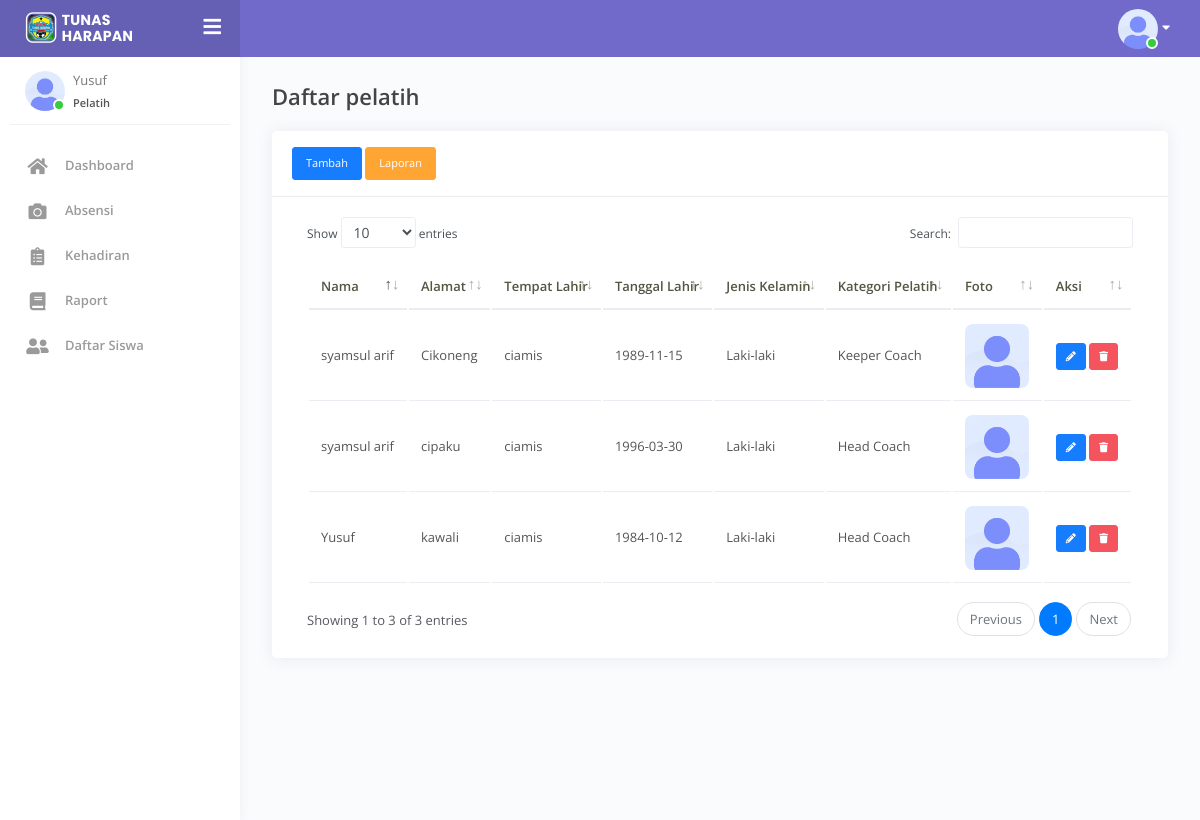
The page /pelatih.php (signed in) on the database its author committed.
### tables this page shows
CREATE TABLE `user` (
  `id` int(11) NOT NULL,
  `username` varchar(50) NOT NULL,
  `email` varchar(35) NOT NULL,
  `password` varchar(50) NOT NULL,
  `level` int(11) NOT NULL,
  `id_user` varchar(10) NOT NULL,
  `foto` varchar(50) NOT NULL DEFAULT 'avatar.png'
);

CREATE TABLE `pelatih` (
  `id` int(11) NOT NULL,
  `nama` varchar(50) NOT NULL,
  `alamat` varchar(50) NOT NULL,
  `tempat_lahir` varchar(30) NOT NULL,
  `tanggal_lahir` date NOT NULL,
  `jk` varchar(35) NOT NULL,
  `kategori` varchar(35) NOT NULL,
  `date_created` date NOT NULL,
  `foto` varchar(35) DEFAULT NULL,
  `id_user` varchar(11) NOT NULL
);

### pelatih.php (the view, shortened to what this page needs)
<!DOCTYPE html>
<html lang="en">
<head>
    <link rel="stylesheet" href="assets/css/bootstrap.min.css">
    <link rel="stylesheet" href="assets/css/azzara.min.css">
</head>
<body>
    <div class="wrapper">
        <?= include "layout/header.php"; ?>
        <?= include "layout/sidebar.php"; ?>
        <div class="main-panel">
            <div class="content">
                <div class="page-inner">
                    <div class="page-header">
                        <h4 class="page-title">Daftar pelatih</h4>
                    </div>
                    <div class="row">
                        <div class="col-md-12">
                            <div class="card">
                                <div class="card-header">
                                         <?php if ($_SESSION['level']!=4) {?>
                                     <a class="btn btn-primary btn-sm btn-flat" href="pelatih_tambah.php">Tambah</a>
                                     <?php }?>
                                     <a class="btn btn-warning btn-sm btn-flat" href="pelatih_laporan.php">Laporan</a>
                                    </div>
                                <div class="card-body">
                                    <div class="table-responsive">
                                        <table id="table" class="display table-inverse table table-hover">
                                            <thead calss="thead-inverse">
                                                <tr>
                                                    <th>Nama</th>
                                                    <th>Alamat</th>
                                                    <th>Tempat Lahir</th>
                                                    <th>Tanggal Lahir</th>
                                                    <th>Jenis Kelamin</th>
                                                    <th>Kategori Pelatih</th>
                                                    <th>Foto</th>
                                                    <?php if ($_SESSION['level']!=4) {?>
<th>Aksi</th>
<?php } ?>
                                                </tr>
                                            </thead>
                                            <tbody>
                                                <?php
                                                include "conn.php";
                                                $sql = mysqli_query($con, "SELECT * FROM pelatih ORDER BY nama asc");
                                                while ($data = mysqli_fetch_array($sql)) {
                                                ?>
                                                    <tr>
                                                        <td><?= $data['nama'] ?></td>
                                                        <td><?= $data['alamat'] ?></td>
                                                        <td><?= $data['tempat_lahir'] ?></td>
                                                        <td><?= $data['tanggal_lahir'] ?></td>
                                                        <td><?= $data['jk'] ?></td>
                                                        <td><?= $data['kategori'] ?></td>
                                                        <td>
                                                        <div class="avatar avatar-lg">
																<img src="img/foto/<?= $data['foto'] ?>" class="avatar-img rounded" alt="">
															</div>
                                                        </td>
                                <?php if ($_SESSION['level']!=4) {?>
                                                        <td>
                                                            <a href="pelatih_edit.php?id=<?= $data['id'] ?>" class="btn btn-xs btn-primary " data-toggle="tooltip" data-placement="left" title="Edit data"><i class="fas fa-pencil-alt"></i></a>
                                                            <a href="pelatih_hapus.php?id=<?= $data['id'] ?>" onClick="return confirm('Yakin hapus data?')" class="btn btn-xs btn-danger " data-toggle="tooltip" data-placement="top" title="Hapus data"><i class="fas fa-trash"></i></a>
                                                        </td>
                                                        <?php } ?>
                                                    </tr>
                                                <?php } ?>
                                            </tbody>
                                        </table>
                                    </div>
                                </div>
                            </div>
                        </div>
                    </div>
                </div>
            </div>
        </div>
    </div>
</body>
</html>

### layout/header.php (shortened to what this page needs)
<div class="main-header" data-background-color="purple">
    <div class="logo-header">
				<a href="dashboard.php" class="logo">
					<img src="assets/img/icon bar.png" alt="navbar brand" class="navbar-brand">
				</a>
				<div class="navbar-minimize">
					<button class="btn btn-minimize btn-rounded">
						<i class="fa fa-bars"></i>
					</button>
				</div>
			</div>
    <nav class="navbar navbar-header navbar-expand-lg">
        <div class="container-fluid">
            <ul class="navbar-nav topbar-nav ml-md-auto align-items-center">
                <li class="nav-item dropdown hidden-caret">
                    <a class="dropdown-toggle profile-pic" data-toggle="dropdown" href="#" aria-expanded="false">
                        <div class="avatar-sm avatar avatar-online">
                        <?php
                            include "conn.php";
                            $sql = mysqli_query($con, "SELECT * FROM user where id_user='$_SESSION[id_user]'");
                            $foto = mysqli_fetch_array($sql);
                            ?>
                            <img src="img/foto/<?= $foto['foto'] ?>" alt="..." class="avatar-img rounded-circle">
                        </div>
                        <i class="fa fa-caret-down text-white" aria-hidden="true"></i>
                    </a>
                </li>
            </ul>
        </div>
    </nav>
</div>

### layout/sidebar.php (shortened to what this page needs)
<div class="sidebar">
    <div class="sidebar-wrapper scrollbar-inner">
        <div class="sidebar-content">
            <div class="user">
                <div class="avatar-sm float-left mr-2 avatar avatar-online">
                    <?php
                    include "conn.php";
                    $sql = mysqli_query($con, "SELECT * FROM user where id_user='$_SESSION[id_user]'");
                    $foto = mysqli_fetch_array($sql);
                    ?>
                    <img src="img/foto/<?= $foto['foto'] ?>" alt="..." class="avatar-img rounded-circle">
                </div>
                <div class="info">
                    <a data-toggle="sidebar" href="#collapseExample" aria-expanded="true">
                        <span>
                            <?= $_SESSION['username'] ?>
                            <span class="user-level">
                                <?php
                                if ($_SESSION['level'] == 1) {
                                    echo "Pelatih";
                                } else if ($_SESSION['level'] == 2) {
                                    echo "Siswa";
                                } else if ($_SESSION['level'] == 4) {
                                    echo "Ketua SSB";
                                } else {
                                    echo "Administrator";
                                }
                                ?>
                            </span>
                        </span>
                    </a>
                </div>
            </div>
            <ul class="nav">
                <?php
                $uri = $_SERVER['REQUEST_URI'];
                ?>
                <li class="nav-item  <?= $uri === '/dashboard.php' ? 'active' : ''; ?> ">
                    <a href="dashboard.php">
                        <i class="fas fa-home"></i>
                        <p>Dashboard</p>
                    </a>
                </li>
                <?php if ($_SESSION['level'] == 0) { ?>
                    <li class="nav-item <?= ($uri === '/pelatih.php' or $uri === '/pelatih_akun.php') ? 'active' : ''; ?>">
                        <a data-toggle="collapse" href="#pelatih" class="collapsed" aria-expanded="false">
                            <i class="fas fa-user-friends"></i>
                            <p>Pelatih</p>
                            <span class="caret"></span>
                        </a>
                        <div class="collapse" id="pelatih">
                            <ul class="nav nav-collapse">
                                <li class="<?= $uri === '/pelatih.php' ? 'active' : ''; ?>">
                                    <a href="pelatih.php">
                                        <span class="sub-item">Daftar Pelatih</span>
                                    </a>
                                </li>
                                <li class="<?= $uri === '/pelatih_akun.php' ? 'active' : ''; ?>">
                                    <a href="pelatih_akun.php">
                                        <span class="sub-item">Akun</span>
                                    </a>
                                </li>
                            </ul>
                        </div>
                    </li>
                    <li class="nav-item <?= $uri === '/scan.php' ? 'active' : ''; ?> ">
                        <a href="scan.php">
                            <i class="fas fa-camera"></i>
                            <p>Absensi</p>
                        </a>
                    </li>
                    <li class="nav-item <?= $uri === '/kehadiran.php' ? 'active' : ''; ?> ">
                        <a href="kehadiran.php">
                            <i class="fas fa-clipboard-list"></i>
                            <p>Kehadiran</p>
                        </a>
                    </li>
                    <li class="nav-item <?= $uri === '/anggota.php' ? 'active' : ''; ?> ">
                        <a href="anggota.php">
                            <i class="fas fa-user-friends"></i>
                            <p>Daftar Siswa</p>
                        </a>
                    </li>
                    <li class="nav-item <?= $uri === '/raport.php' ? 'active' : ''; ?> ">
                        <a href="raport.php">
                            <i class="fas fa-book"></i>
                            <p>Raport</p>
                        </a>
                    </li>
                <?php  } else if ($_SESSION['level'] == 1) { ?>
                    <li class="nav-item <?= $uri === '/scan.php' ? 'active' : ''; ?> ">
                        <a href="scan.php">
                            <i class="fas fa-camera"></i>
                            <p>Absensi</p>
                        </a>
                    </li>
                    <li class="nav-item <?= $uri === '/kehadiran.php' ? 'active' : ''; ?> ">
                        <a href="kehadiran.php">
                            <i class="fas fa-clipboard-list"></i>
                            <p>Kehadiran</p>
                        </a>
                    </li>
                    <li class="nav-item <?= $uri === '/raport.php' ? 'active' : ''; ?> ">
                        <a href="raport.php">
                            <i class="fas fa-book"></i>
                            <p>Raport</p>
                        </a>
                    </li>
                    <li class="nav-item <?= $uri === '/anggota.php' ? 'active' : ''; ?> ">
                        <a href="anggota.php">
                            <i class="fas fa-user-friends"></i>
                            <p>Daftar Siswa</p>
                        </a>
                    </li>
                <?php  } else if ($_SESSION['level'] == 2) { ?>
                    <li class="nav-item  <?= $uri === '/keanggotaan.php' ? 'active' : ''; ?> ">
                        <a href="keanggotaan.php">
                            <i class="fas fa-user"></i>
                            <p>Data Diri</p>
                        </a>
                    </li>
                    <li class="nav-item  <?= $uri === '/status_keanggotaan.php' ? 'active' : ''; ?> ">
                        <a href="status_keanggotaan.php">
                            <i class="fas fa-id-card"></i>
                            <p>Status Keanggotaan</p>
                        </a>
                    </li>
                    <?php
                     $sql = mysqli_query($con, "SELECT * FROM anggota where id_user='$_SESSION[id_user]'");
                     $data = mysqli_fetch_array($sql);
                     if($data){?>
  <li class="nav-item <?= $uri === '/kehadiran.php' ? 'active' : ''; ?> ">
                        <a href="kehadiran.php">
                            <i class="fas fa-clipboard-list"></i>
                            <p>Kehadiran</p>
                        </a>
                    </li>
                    <li class="nav-item <?= $uri === '/raport.php' ? 'active' : ''; ?> ">
                        <a href="raport.php">
                            <i class="fas fa-book"></i>
                            <p>Raport</p>
                        </a>
                    </li>
                    <?php }
                    ?>
                <?php } ?>
            </ul>
        </div>
    </div>
</div>

### rows shown on the page
user: foto (placeholder picture)
pelatih: nama "syamsul arif", alamat "Cikoneng", tempat_lahir "ciamis", tanggal_lahir "1989-11-15", jk "Laki-laki", kategori "Keeper Coach", foto (placeholder picture)
pelatih: nama "syamsul arif", alamat "cipaku", tempat_lahir "ciamis", tanggal_lahir "1996-03-30", jk "Laki-laki", kategori "Head Coach", foto (placeholder picture)
pelatih: nama "Yusuf", alamat "kawali", tempat_lahir "ciamis", tanggal_lahir "1984-10-12", jk "Laki-laki", kategori "Head Coach", foto (placeholder picture)

### other values the page prints
$_SESSION['username'] "Yusuf"
